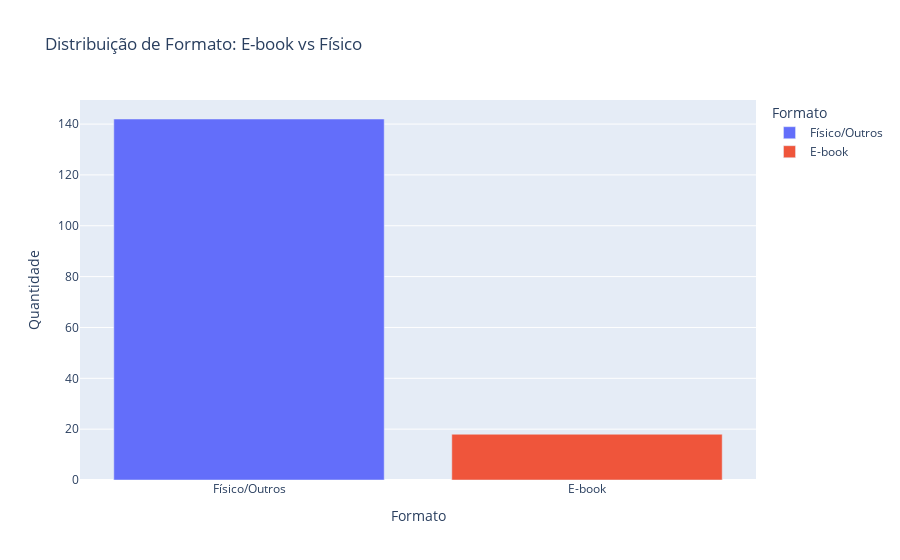

This figure's notebook cell:
### Markdown cell above
## 1. Distribuição de Formato: Digital vs. Físico

Nesta primeira análise, verificamos a predominância dos formatos de leitura na amostra coletada. O objetivo é entender se o nicho de **Investing** (ou o tema escolhido) possui uma oferta maior de e-books ou se ainda mantém uma base forte de livros físicos indexados.

### Code cell
df_ebook = df['isEbook'].value_counts().reset_index()
df_ebook.columns = ['Tipo', 'Total']
df_ebook['Tipo'] = df_ebook['Tipo'].map({True: 'E-book', False: 'Físico/Outros'})

fig = px.bar(df_ebook, 
             y='Total', 
             x='Tipo', 
             title='Distribuição de Formato: E-book vs Físico',
             labels={'Total': 'Quantidade', 'Tipo': 'Formato'},
             color='Tipo')
fig.show()

### Figure 1 — Plotly figure (JSON) as saved in the notebook; plotly's stock layout.template omitted (floating-point values rounded to 4 significant figures)
{"data": [{"hovertemplate": "Formato=%{x}<br>Quantidade=%{y}<extra></extra>", "legendgroup": "Físico/Outros", "marker": {"color": "#636efa", "pattern": {"shape": ""}}, "name": "Físico/Outros", "orientation": "v", "showlegend": true, "textposition": "auto", "type": "bar", "x": ["Físico/Outros"], "xaxis": "x", "y": [142], "yaxis": "y"}, {"hovertemplate": "Formato=%{x}<br>Quantidade=%{y}<extra></extra>", "legendgroup": "E-book", "marker": {"color": "#EF553B", "pattern": {"shape": ""}}, "name": "E-book", "orientation": "v", "showlegend": true, "textposition": "auto", "type": "bar", "x": ["E-book"], "xaxis": "x", "y": [18], "yaxis": "y"}], "layout": {"barmode": "relative", "legend": {"title": {"text": "Formato"}, "tracegroupgap": 0}, "title": {"text": "Distribuição de Formato: E-book vs Físico"}, "xaxis": {"anchor": "y", "categoryarray": ["Físico/Outros", "E-book"], "categoryorder": "array", "domain": [0, 1], "title": {"text": "Formato"}}, "yaxis": {"anchor": "x", "domain": [0, 1], "title": {"text": "Quantidade"}}}}
